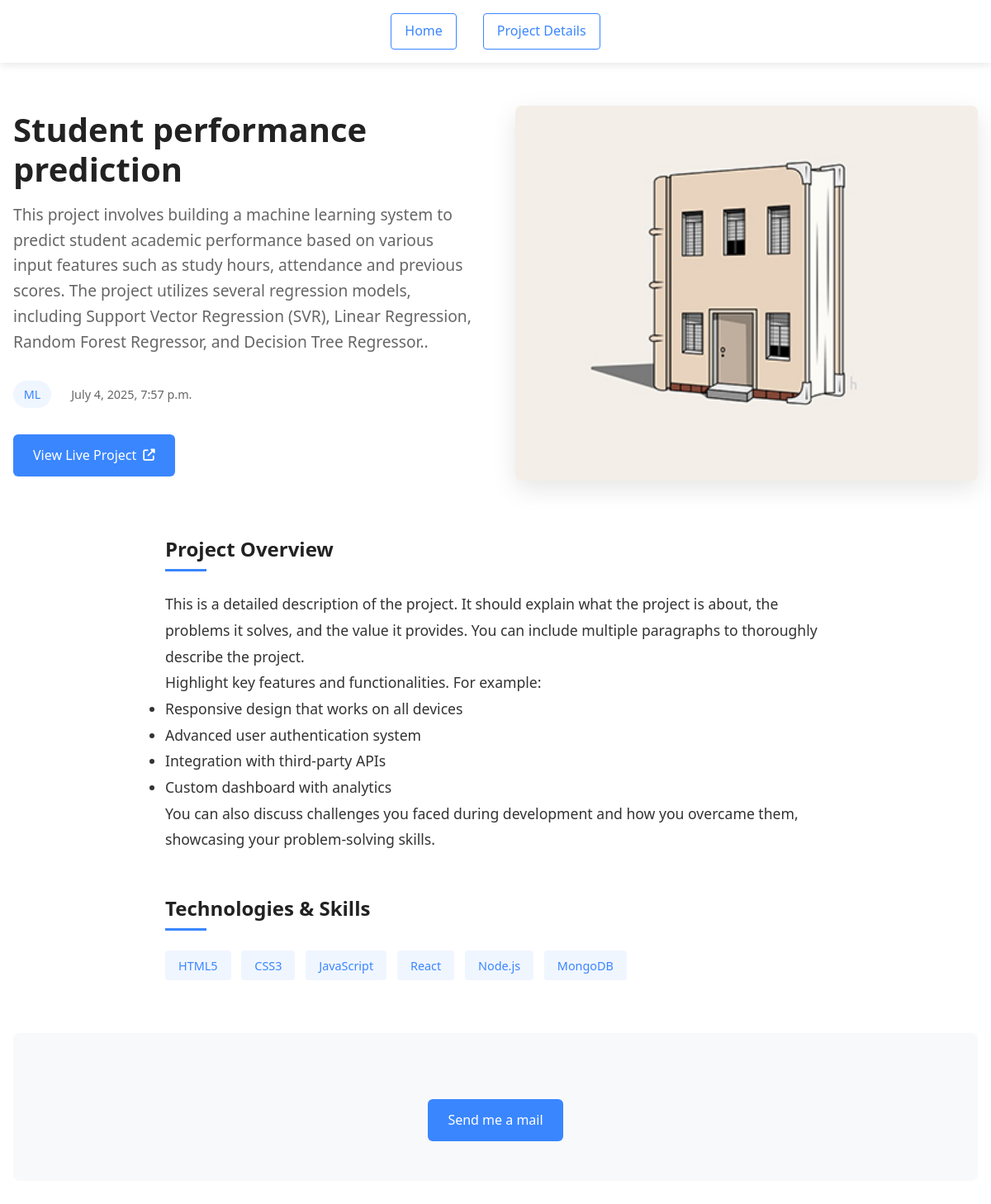
/detail/4/, run on the app's committed database.
### app/models.py (models this page shows, shortened)
class Project(models.Model):
    TAG_CHOICES = [
        ('API', 'API'),
        ('full_stack', 'Full Stack'),
        ('ML', 'Machine Learning'),
        ('NLP', 'Natural Language Processing'),
        ('computer_vision', 'Computer Vision'),
        ('mobile', 'Mobile'),
    ]
    tag = models.CharField(max_length=30, choices=TAG_CHOICES)
    image = models.ImageField(upload_to="images/", null=True, blank=True)
    image_alt = models.CharField(max_length=200, null=True, blank=True, verbose_name="Image Alt Text")
    updated = models.DateTimeField(auto_now=True)
    brief_description = models.TextField(null=True, blank=True, verbose_name="Brief Project Description")
    live_link = models.URLField(null=True, blank=True)
    title = models.CharField(max_length=200, null=True, blank=True, verbose_name="Project Title")
    description = models.TextField(null=True, blank=True, verbose_name="Detailed Project Description")
    tag_1 = models.CharField(max_length=200, null=True, blank=True, verbose_name="Project Tag 1")
    tag_2 = models.CharField(max_length=200, null=True, blank=True, verbose_name="Project Tag 2")
    tag_3 = models.CharField(max_length=200, null=True, blank=True, verbose_name="Project Tag 3")

### app/views.py (the view)
# urls.py: path('detail/<int:id>/', views.detail, name='detail'),
def detail(request, id=id):
    project = Project.objects.get(id=id)
    context = {'project': project}
    return render(request, 'detail.html', context=context)

### templates/detail.html (shortened to what this page needs)
<!DOCTYPE html>
<html lang="en">
<head>
    <link rel="stylesheet" href="https://cdnjs.cloudflare.com/ajax/libs/font-awesome/6.4.0/css/all.min.css">
</head>
<body>
    <nav class="st-nav">
        <ul class="st-nav-list st-onepage-nav">
            <li><a href="{% url 'index' %}" class="st-smooth-move action-btn secondary ">Home</a></li>
            <li><a href="#" class="active action-btn secondary ">Project Details</a></li>
        </ul>
    </nav>
    <div class="project-details-container">
        <section class="project-hero">
            <div class="hero-content">
                <h1 class="project-title">{{ project.title }}</h1>
                <p class="project-brief">{{ project.description }}</p>
                <div class="project-meta">
                    <span class="project-category">{{ project.tag }}</span>
                    <span class="project-updated">{{project.updated}}</span>
                </div>
                <a href="{{ project.live_link }}" class="action-btn primary" target="_blank" rel="noopener noreferrer">
                  View Live Project <i class="fas fa-external-link-alt"></i>
                </a>
            </div>
            <div class="hero-image">
               <img src="{{ project.image.url }}?width=800&height=500" alt="Project Screenshot" class="featured-image">
            </div>
        </section>
        <main class="project-main">
            <section class="project-section">
                <h2 class="section-title">Project Overview</h2>
                <div class="project-description">
                    <p>This is a detailed description of the project. It should explain what the project is about, the problems it solves, and the value it provides. You can include multiple paragraphs to thoroughly describe the project.</p>
                    <p>Highlight key features and functionalities. For example:</p>
                    <ul>
                        <li>Responsive design that works on all devices</li>
                        <li>Advanced user authentication system</li>
                        <li>Integration with third-party APIs</li>
                        <li>Custom dashboard with analytics</li>
                    </ul>
                    <p>You can also discuss challenges you faced during development and how you overcame them, showcasing your problem-solving skills.</p>
                </div>
            </section>
            <section class="project-section">
                <h2 class="section-title">Technologies & Skills</h2>
                <div class="project-tags">
                    <span class="project-tag">HTML5</span>
                    <span class="project-tag">CSS3</span>
                    <span class="project-tag">JavaScript</span>
                    <span class="project-tag">React</span>
                    <span class="project-tag">Node.js</span>
                    <span class="project-tag">MongoDB</span>
                </div>
            </section>
        </main>
        <section class="project-cta">
            <div class="cta-buttons">
        <a href="mailto:phevab1@gmail.com" class="action-btn primary st-smooth-move">
          Send me a mail
        </a>
            </div>
        </section>
    </div>
</body>
</html>

### templates/detail.html (style rules this page uses)
:root { --primary: #3a86ff; --primary-dark: #2667d4; --secondary: #f0f6ff; --text: #333; --text-light: #666; --light-bg: #f8f9fa; --white: #ffffff; --border-radius: 8px; --shadow: 0 10px 30px rgba(0,0,0,0.1); --transition: all 0.3s ease; }
* { margin: 0; padding: 0; box-sizing: border-box; }
body { font-family: 'Segoe UI', Tahoma, Geneva, Verdana, sans-serif; line-height: 1.6; color: var(--text); background-color: var(--white); }
a { text-decoration: none; color: inherit; }
img { max-width: 100%; height: auto; display: block; }
.action-btn.secondary { background-color: white; color: #3a86ff; border: 1px solid #3a86ff; }
.st-nav { position: fixed; top: 0; left: 0; width: 100%; background-color: rgba(255, 255, 255, 0.95); box-shadow: 0 2px 10px rgba(0,0,0,0.1); z-index: 1000; padding: 1rem 2rem; }
.st-nav-list { display: flex; justify-content: center; list-style: none; gap: 2rem; }
.st-nav-list a { font-weight: 500; padding: 0.5rem 1rem; transition: var(--transition); border-radius: 4px; }
.st-nav-list .active { color: var(--primary); background-color: var(--secondary); }
.project-details-container { max-width: 1200px; margin: 6rem auto 0; padding: 2rem 1rem; }
.project-hero { display: flex; flex-wrap: wrap; gap: 3rem; margin-bottom: 4rem; align-items: center; }
.hero-content { flex: 1; min-width: 300px; }
.hero-image { flex: 1; min-width: 300px; }
.project-title { font-size: 2.5rem; margin: 0 0 1rem; color: #222; line-height: 1.2; font-weight: 700; }
.project-brief { font-size: 1.2rem; line-height: 1.6; color: var(--text-light); margin-bottom: 2rem; }
.project-meta { display: flex; gap: 1.5rem; margin-bottom: 2rem; font-size: 0.9rem; align-items: center; }
.project-category { background-color: var(--secondary); color: var(--primary); padding: 0.3rem 0.8rem; border-radius: 20px; font-weight: 500; }
.project-updated { color: var(--text-light); }
.featured-image { width: 100%; height: auto; border-radius: var(--border-radius); box-shadow: var(--shadow); transition: var(--transition); }
.project-main { max-width: 800px; margin: 0 auto 4rem; }
.project-section { margin-bottom: 3rem; }
.section-title { font-size: 1.5rem; margin-bottom: 1.5rem; color: #222; position: relative; padding-bottom: 0.5rem; font-weight: 600; }
.section-title::after { content: ''; position: absolute; bottom: 0; left: 0; width: 50px; height: 3px; background-color: var(--primary); }
.project-description { line-height: 1.8; font-size: 1.1rem; }
.project-tags { display: flex; flex-wrap: wrap; gap: 0.8rem; }
.project-tag { background-color: var(--secondary); color: var(--primary); padding: 0.4rem 1rem; border-radius: 4px; font-size: 0.9rem; font-weight: 500; transition: var(--transition); }
.project-cta { text-align: center; padding: 3rem; background-color: var(--light-bg); border-radius: var(--border-radius); margin-top: 3rem; }
.cta-buttons { display: flex; justify-content: center; gap: 1rem; margin-top: 2rem; flex-wrap: wrap; }
.action-btn { display: inline-flex; align-items: center; padding: 0.8rem 1.5rem; border-radius: 6px; font-weight: 500; transition: var(--transition); gap: 0.5rem; }
.action-btn i { font-size: 0.9rem; }
.action-btn.primary { background-color: var(--primary); color: white; }
.action-btn.secondary { background-color: white; color: var(--primary); border: 1px solid var(--primary); }

### data on the page
Project: title "Student performance prediction", description "This project involves building a machine learning system to predict student academic performance based on various input features such as study hours, attendance and previous scores. The project utilizes several regression models, including Support Vector Regression (SVR), Linear Regression, Random Forest Regressor, and Decision Tree Regressor..", tag "ML", updated "July 4, 2025, 7:57 p.m.", image (picture)
